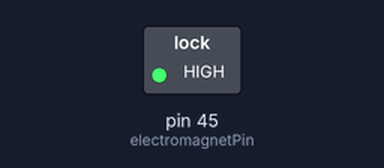
Recording of a sketch running on a simulated Arduino Mega 2560, built with avr-gcc and run on an emulated ATmega2560. On the bench: switched loads named in the sketch (green lamp = pin HIGH).

Above: at 0.1 s.
Timing chart, 0 to 1.6 s (numbered marks = the images above):
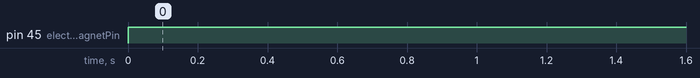

The sketch:

electromagnet.ino
```cpp
int electromagnetPin = 45; // 電磁鐵
void setup()
{
  pinMode(electromagnetPin, OUTPUT); // 設定 pin 3 為輸出
}
// 下面這個 loop 會讓 LED 燈由暗變為一半亮度，最後變成最大亮度
void loop()
{
    analogWrite(electromagnetPin, 255);  // LED 最大亮度
    delay (1000);
}
```

Measured:
- by itself, pin 45 (electromagnetPin): LOW → HIGH at 0.00 s
